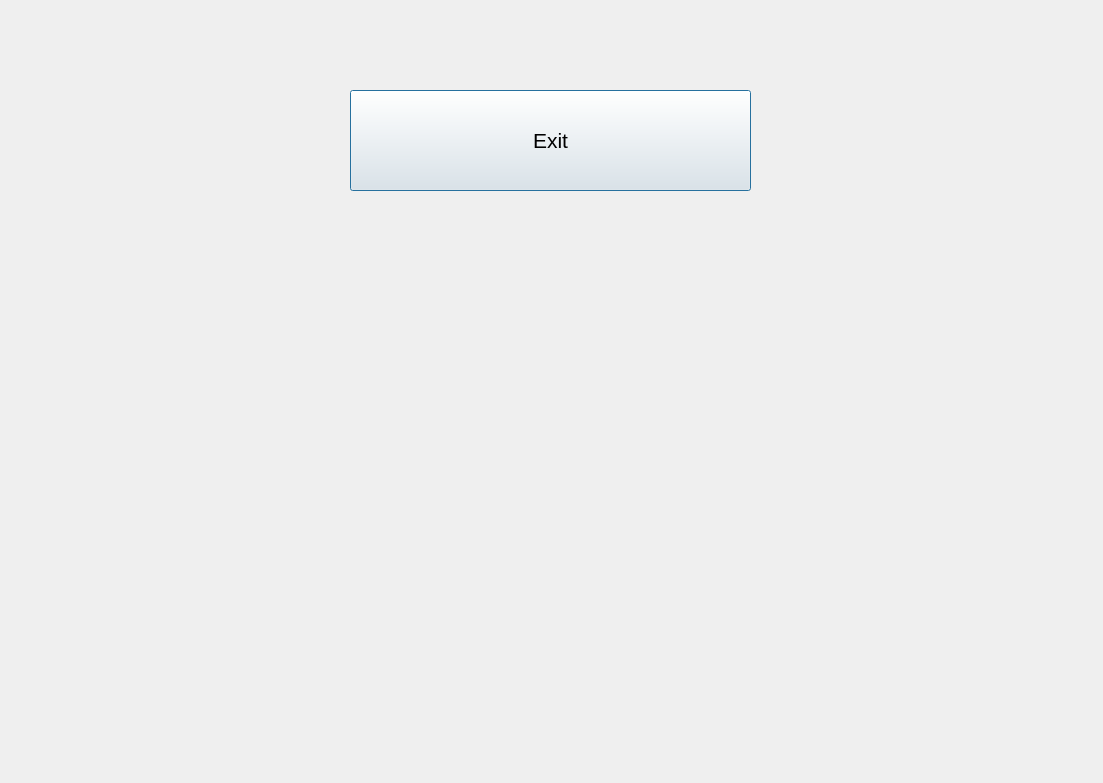
<?xml version="1.0" encoding="UTF-8"?>
<ui version="4.0">
 <class>startMenuDialog</class>
 <widget class="QDialog" name="startMenuDialog">
  <property name="geometry">
   <rect>
    <x>0</x>
    <y>0</y>
    <width>1103</width>
    <height>783</height>
   </rect>
  </property>
  <property name="windowTitle">
   <string>Dialog</string>
  </property>
  <widget class="QPushButton" name="pushButton">
   <property name="geometry">
    <rect>
     <x>350</x>
     <y>90</y>
     <width>401</width>
     <height>101</height>
    </rect>
   </property>
   <property name="font">
    <font>
     <pointsize>16</pointsize>
    </font>
   </property>
   <property name="text">
    <string>Exit</string>
   </property>
  </widget>
 </widget>
 <resources/>
 <connections/>
</ui>
